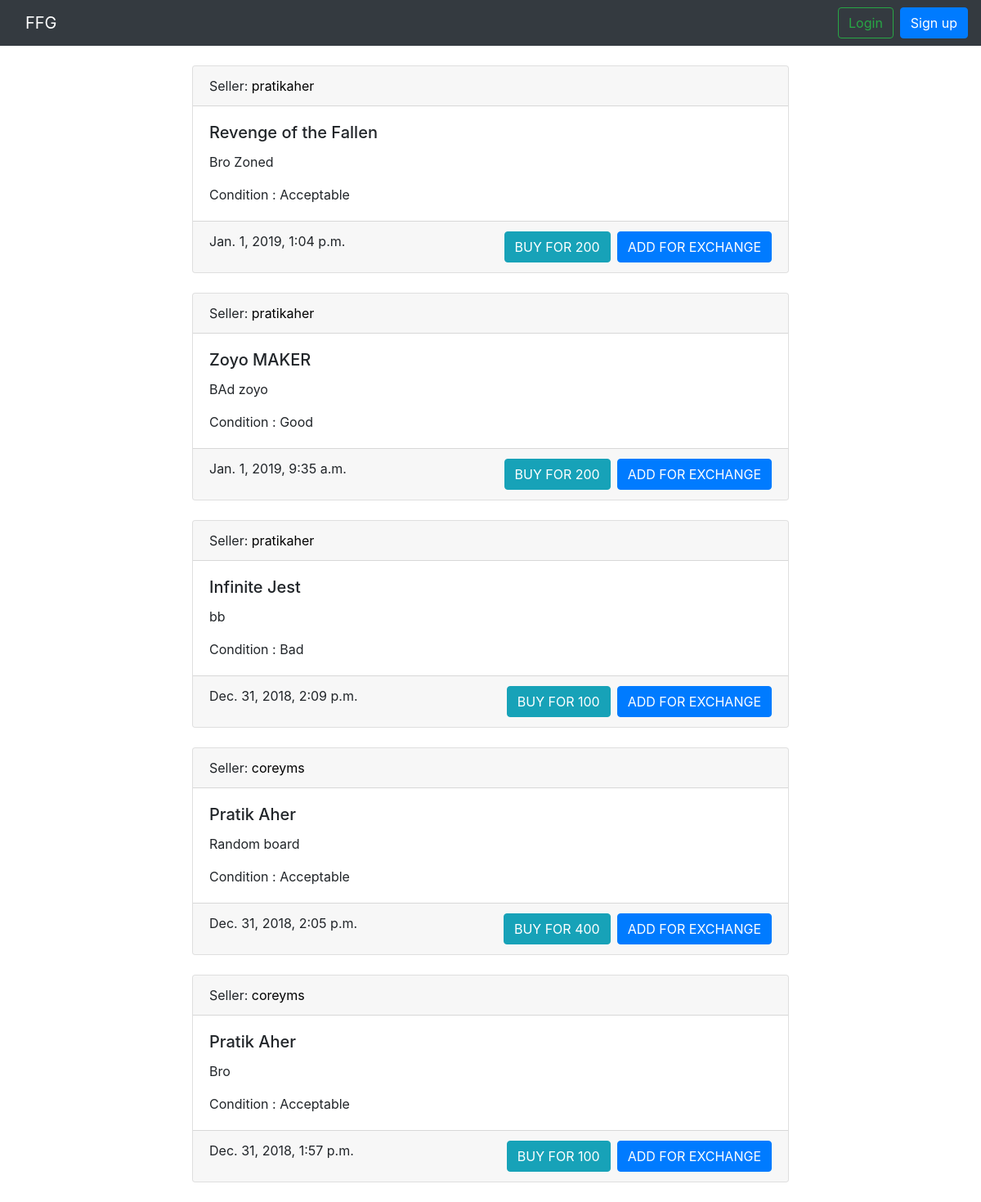
The page / on the database its author committed.
### coreapp/models.py (models this page shows, shortened)
class Book(models.Model):
    user = models.ForeignKey(User ,on_delete = models.CASCADE ,null=True )
    book_name = models.CharField(max_length=100)
    description = models.CharField(max_length=2000)
    image = models.ImageField(null=True, blank=True, upload_to="book_images/")
    price = models.IntegerField()
    condition = models.CharField(max_length=100,choices = CONITION_CHOICES, default='Acceptable')
    created_at = models.DateTimeField(auto_now_add=True)
    class Meta:
        verbose_name = 'Book'
        verbose_name_plural = 'Books'

### coreapp/views.py (the view)
# urls.py: path('',views.BookListView.as_view(),name='listentries'),
class BookListView(generic.ListView):
    model = Book
    template_name = 'list_entries.html'
    context_object_name = 'books'
    ordering = ['-created_at']

### templates/list_entries.html (shortened to what this page needs)
{% extends 'base.html' %}
{% block content %}
    {% for book in books %}
    <div class="card text-left">
      <div class="card-header">
        Seller: <a href="{% url 'userbooksforuser' book.user %}" style="color:black">{{ book.user.username }}</a>
      </div>
      <div class="card-body">
        <h5 class="card-title">{{ book.book_name }}</h5>
        <p class="card-text">{{ book.description }}</p>
        <p class="card-text">Condition : {{ book.condition }} </p>
      </div>
      <div class="card-footer text-mutxed">
        {{ book.created_at }} <a href="{% url 'add_to_list' book.id %}" class="btn btn-primary float-right">ADD FOR EXCHANGE</a>
        <a href="#" class="mr-2 btn btn-info float-right">BUY FOR {{ book.price }}</a>
      </div>
    </div>
{% endfor %}
{% endblock %}

### templates/base.html (shortened to what this page needs)
<!doctype html>
<html lang="en">
  <head>
    <link rel="stylesheet" href="https://stackpath.bootstrapcdn.com/bootstrap/4.1.3/css/bootstrap.min.css">
  </head>
  <body>
    <header class="site-header">
    <nav class="navbar navbar-expand-lg bg-dark">
      <div class="container">
        <a class="navbar-brand" style="color:white" href="{% url 'listentries' %}">FFG</a>
      </div>
      {% if user.is_authenticated %}
      <div class="navbar-nav">
          <div><p style="padding-right:20px;padding-top:10px;">{{ user.username }} </p> </div>
        </div>
        <a href="{% url 'logout' %}" class="btn btn-outline-success">Logout</a>
      {% else %}
        <div class="navbar-nav">
          <a href="{% url 'login' %}" class="btn btn-outline-success">Login</a>
          <a href="{% url 'signup' %}" class="btn btn-primary ml-2">Sign up</a>
        </div>
      {% endif %}
    </nav>
  </header>
  <br/>
    <div class="container">
      <div class="row justify-content-center">
        <div class="col-8">
          {% block content %}
          {% endblock %}
        </div>
      </div>
    </div>
  </body>
</html>

### rows shown on the page
Book: user.username "pratikaher", book_name "Revenge of the Fallen", description "Bro Zoned", condition "Acceptable", created_at "Jan. 1, 2019, 1:04 p.m.", price "200"
Book: user.username "pratikaher", book_name "Zoyo MAKER", description "BAd zoyo", condition "Good", created_at "Jan. 1, 2019, 9:35 a.m.", price "200"
Book: user.username "pratikaher", book_name "Infinite Jest", description "bb", condition "Bad", created_at "Dec. 31, 2018, 2:09 p.m.", price "100"
Book: user.username "coreyms", book_name "Pratik Aher", description "Random board", condition "Acceptable", created_at "Dec. 31, 2018, 2:05 p.m.", price "400"
Book: user.username "coreyms", book_name "Pratik Aher", description "Bro", condition "Acceptable", created_at "Dec. 31, 2018, 1:57 p.m.", price "100"
